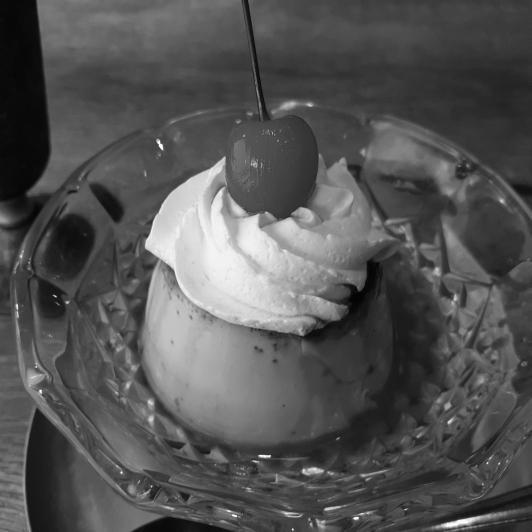
#> input picture src/chapter/numerical_vector_space/figures/pudding.png, 1063 x 1063 px (shown at 1/2 size)
$ python pudding_dft.py
#> lines starting #> are read from the running program, lines starting #| are printed output that depends on the picture
from pathlib import PurePath

import matplotlib.pyplot as plt
import numpy as np
from matplotlib.colors import LogNorm
from PIL import Image
from scipy import fft

plt.style.use("sigproc")

png = Image.open(str(PurePath(__file__).parent / "pudding.png"))
#> png is the input picture: PIL image 1063x1063 I;16; min 514, max 65535, mean 22017.6
mat = np.array(png.rotate(-90)).T / (2**16 - 1)
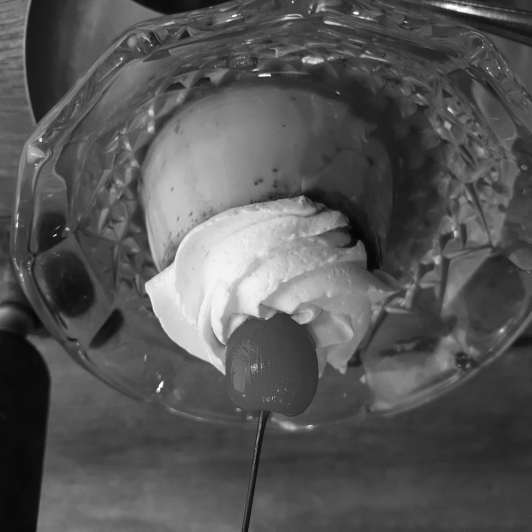
#> mat: shape (1063, 1063) float64 (shown at 1/2 size); min 0.00784, max 1, mean 0.336
amp = np.abs(fft.fftshift(fft.fft2(mat, norm="ortho")))

mm = 1 / 25.4
fig, ax = plt.subplots(figsize=(55 * mm, 40 * mm))
img = ax.pcolormesh(
    *np.mgrid[-531:532, -531:532],
    amp,
    norm=LogNorm(vmin=np.min(amp), vmax=np.max(amp)),
    rasterized=True
)
fig.colorbar(img)
ax.axis("square")
fig.savefig(str(PurePath(__file__).parent / (PurePath(__file__).stem + ".pdf")))
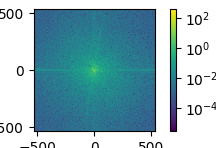
#> figure drawn by matplotlib, 2 panels

$ run again, with src/chapter/numerical_vector_space/figures/building.png copied over src/chapter/numerical_vector_space/figures/pudding.png
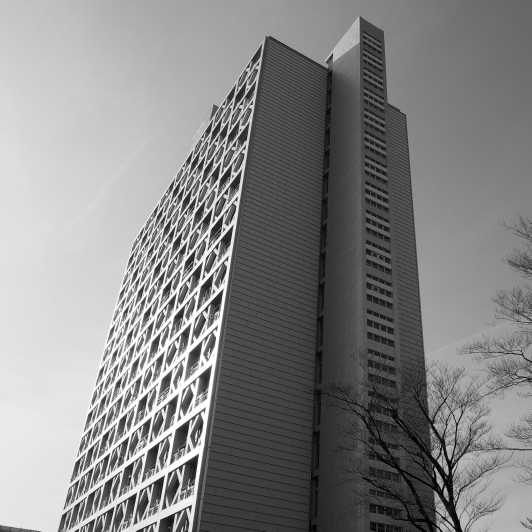
#> input picture src/chapter/numerical_vector_space/figures/building.png, 1063 x 1063 px (shown at 1/2 size)
#> png is the input picture: PIL image 1063x1063 I;16; min 0, max 65535, mean 34356.2
#> `mat = np.array(png.rotate(-90)).T / (2**16 - 1)`:
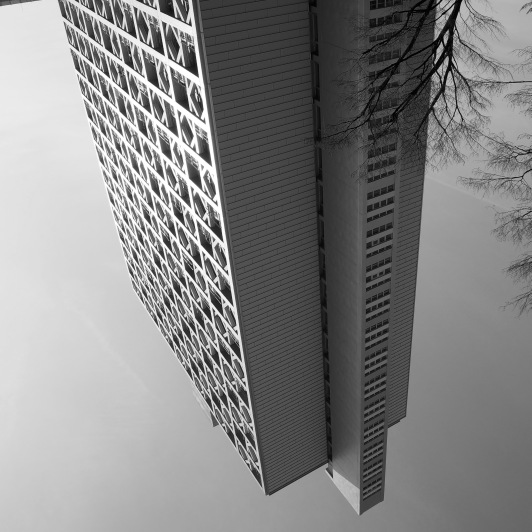
#> mat: shape (1063, 1063) float64 (shown at 1/2 size); min 0, max 1, mean 0.524
#> `fig.savefig(str(PurePath(__file__).parent / (PurePath(__file__).stem +..`:
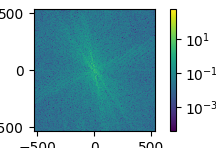
#> figure drawn by matplotlib, 2 panels
